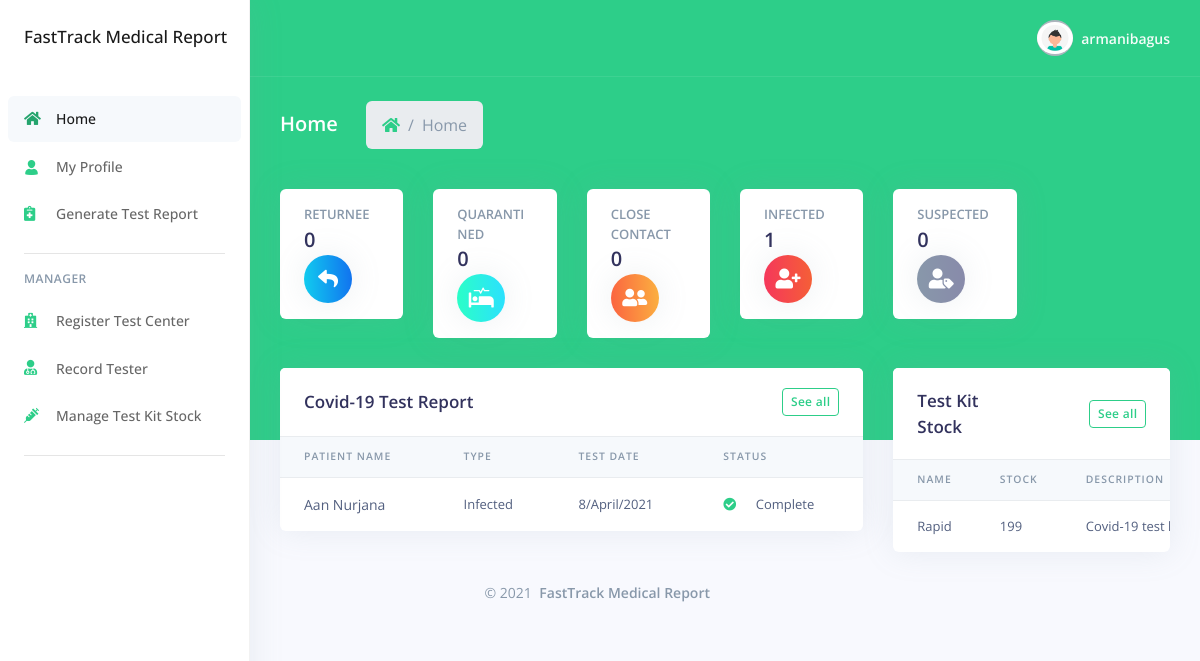
The page /views-manager/home.php (signed in) on the database its author committed.
### tables this page shows
CREATE TABLE `covid_test` (
  `test_id` int(11) NOT NULL,
  `patient_id` int(11) NOT NULL,
  `officer_id` int(11) NOT NULL,
  `kit_id` int(11) NOT NULL,
  `test_date` varchar(25) DEFAULT NULL,
  `result` varchar(100) NOT NULL,
  `result_date` varchar(25) DEFAULT NULL,
  `status` varchar(9) NOT NULL
);

CREATE TABLE `patient` (
  `patient_id` int(11) NOT NULL,
  `username` varchar(18) NOT NULL,
  `password` varchar(18) NOT NULL,
  `name` varchar(30) NOT NULL,
  `phone_number` varchar(15) NOT NULL,
  `address` varchar(100) NOT NULL,
  `patient_type` varchar(15) NOT NULL,
  `symptoms` varchar(50) NOT NULL
);

CREATE TABLE `test_kit` (
  `kit_id` int(11) NOT NULL,
  `center_id` int(11) NOT NULL,
  `name` varchar(30) NOT NULL,
  `stock` int(11) NOT NULL,
  `description` varchar(50) NOT NULL
);

### views-manager/home.php (the view, shortened to what this page needs)
<!DOCTYPE html>
<html lang="en">
<head>
    <link rel="stylesheet" href="../assets/vendor/nucleo/css/nucleo.css" type="text/css">
    <link rel="stylesheet" href="../assets/vendor/@fortawesome/fontawesome-free/css/all.min.css" type="text/css">
    <link rel="stylesheet" href="../assets/css/style.css?v=1.2.0" type="text/css">
</head>
<body>
  <nav class="sidenav navbar navbar-vertical  fixed-left  navbar-expand-xs navbar-light bg-white" id="sidenav-main">
    <div class="scrollbar-inner">
      <div class="sidenav-header  align-items-center">
        <a class="navbar-brand" href="javascript:void(0)" style="text-align: left; font-size: 17px; font-weight: 500">
          FastTrack Medical Report
        </a>
      </div>
      <div class="navbar-inner">
        <div class="collapse navbar-collapse" id="sidenav-collapse-main">
          <ul class="navbar-nav">
            <li class="nav-item">
              <a class="nav-link active" href="home.php">
                <i class="fas fa-home text-primary"></i>
                <span class="nav-link-text">Home</span>
              </a>
            </li>
            <li class="nav-item">
              <a class="nav-link" href="profile.php">
                <i class="ni ni-single-02 text-green"></i>
                <span class="nav-link-text">My Profile</span>
              </a>
            </li>
            <li class="nav-item">
              <a class="nav-link" href="generate-test-report.php">
                <i class="fas fa-notes-medical text-green"></i>
                <span class="nav-link-text">Generate Test Report</span>
              </a>
            </li>
          </ul>
          <hr class="my-3">
          <h6 class="navbar-heading p-0 text-muted">
            <span class="docs-normal">Manager</span>
          </h6>
          <ul class="navbar-nav">
            <li class="nav-item">
              <a class="nav-link" href="register-test-center.php">
                <i class="fa fa-hospital text-green"></i>
                <span class="nav-link-text">Register Test Center</span>
              </a>
            </li>
            <li class="nav-item">
              <a class="nav-link" href="record-tester.php">
                <i class="fas fa-user-md text-green"></i>
                <span class="nav-link-text">Record Tester</span>
              </a>
            </li>
            <li class="nav-item">
              <a class="nav-link" href="manage-test-kit-stock.php">
                <i class="fas fa-syringe text-green"></i>
                <span class="nav-link-text">Manage Test Kit Stock</span>
              </a>
            </li>
          </ul>
          <hr class="my-3">
        </div>
      </div>
    </div>
  </nav>
  <div class="main-content" id="panel">
    <?php include '../views-layouts/top-nav.php'?>
    <div class="header bg-green pb-6">
      <div class="container-fluid">
        <div class="header-body">
          <div class="row align-items-center py-4">
            <div class="col-lg-6 col-7">
              <h6 class="h2 text-white d-inline-block mb-0">Home</h6>
              <nav aria-label="breadcrumb" class="d-none d-md-inline-block ml-md-4">
                <ol class="breadcrumb breadcrumb-links breadcrumb-dark">
                  <li class="breadcrumb-item"><a href="home.php"><i class="fas fa-home text-green"></i></a></li>
                  <li class="breadcrumb-item active" aria-current="page">Home</li>
                </ol>
              </nav>
            </div>
          </div>
          <?php include '../views-layouts/card-stats.php'?>
        </div>
      </div>
    </div>
    <div class="container-fluid mt--6">
      <div class="row">
        <div class="col-xl-8">
          <div class="card">
            <div class="card-header border-0">
              <div class="row align-items-center">
                <div class="col">
                  <h3 class="mb-0">Covid-19 Test Report</h3>
                </div>
                <div class="col text-right">
                  <a href="generate-test-report.php" class="btn btn-sm btn-outline-success">See all</a>
                </div>
              </div>
            </div>
            <div class="table-responsive">
              <?php include '../views-layouts/first-table.php'?>
            </div>
          </div>
        </div>
        <div class="col-xl-4">
          <div class="card">
            <div class="card-header border-0">
              <div class="row align-items-center">
                <div class="col">
                  <h3 class="mb-0">Test Kit Stock</h3>
                </div>
                <div class="col text-right">
                  <a href="manage-test-kit-stock.php" class="btn btn-sm btn-outline-success">See all</a>
                </div>
              </div>
            </div>
            <div class="table-responsive">
              <table class="table align-items-center table-flush">
                <thead class="thead-light">
                  <tr>
                    <th scope="col">Name</th>
                    <th scope="col">Stock</th>
                    <th scope="col">Description</th>
                  </tr>
                </thead>
                <tbody>
                <tr>
                  <?php
                  include '../action/connection.php';
                  $username = $_SESSION['username'];
                  $user_manager = mysqli_query($connect, "select * from center_officer where username='$username'");
                  $manager = mysqli_fetch_array($user_manager);
                  $center_id = $manager['center_id'];
                  $data = mysqli_query($connect, "select * from test_kit where center_id='$center_id'");
                  while ($test_kit = mysqli_fetch_array($data)) {
                  ?>
                    <td>
                      <?php echo $test_kit['name']?>
                    </td>
                    <td >
                      <?php echo $test_kit['stock']?>
                    </td>
                    <td>
                      <?php echo $test_kit['description']?>
                    </td>
                </tr>
                <?php
                }
                ?>
                </tbody>
              </table>
            </div>
          </div>
        </div>
      </div>
      <?php include '../views-layouts/footer.php'?>
    </div>
  </div>
</body>
</html>

### views-layouts/first-table.php (shortened to what this page needs)
<table class="table align-items-center table-flush">
    <thead class="thead-light">
    <tr>
        <th scope="col">Patient Name</th>
        <th scope="col">Type</th>
        <th scope="col">Test Date</th>
        <th scope="col">Status</th>
    </tr>
    </thead>
    <tbody>
    <?php
    include '../action/connection.php';
    $data = mysqli_query($connect, "SELECT * FROM covid_test INNER JOIN patient ON covid_test.test_id=covid_test.test_id");
    while($covid_test = mysqli_fetch_array($data)) {
        if ($covid_test[1] == $covid_test['patient_id']) {
            ?>
            <tr>
                <td scope="row">
                    <div class="media-body">
                        <span class="name mb-0 text-sm"><?php echo $covid_test['name']?></span>
                    </div>
                </td>
                <td>
                    <?php echo $covid_test['patient_type']?>
                </td>
                <td>
                    <?php echo $covid_test['test_date']?>
                </td>
                <td>
                    <?php
                    if ($covid_test['status'] == "Pending") {
                        ?>
                        <i class="fas fa-spinner text-yellow mr-3"></i> <?php echo $covid_test['status']?>
                        <?php
                    } else {
                        ?>
                        <i class="fas fa-check-circle text-green mr-3"></i> <?php echo $covid_test['status']?>
                        <?php
                    }
                    ?>
            </tr>
            <?php
        }
    }?>
    </tbody>
</table>

### rows shown on the page
covid_test: patient.name "Aan Nurjana", patient.patient_type "Infected", test_date "8/April/2021", status "Complete"
test_kit: name "Rapid", stock "199", description "Covid-19 test…"

### other values the page prints
$_SESSION['username'] "armanibagus"
$returnee_num "0"
$quarantined_num "0"
$close_c_num "0"
$infected_num "1"
$suspected_num "0"
